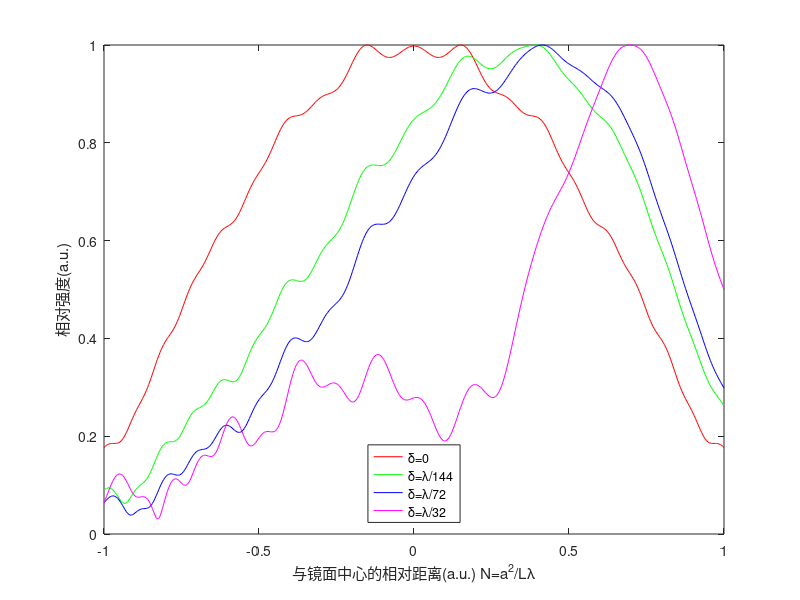
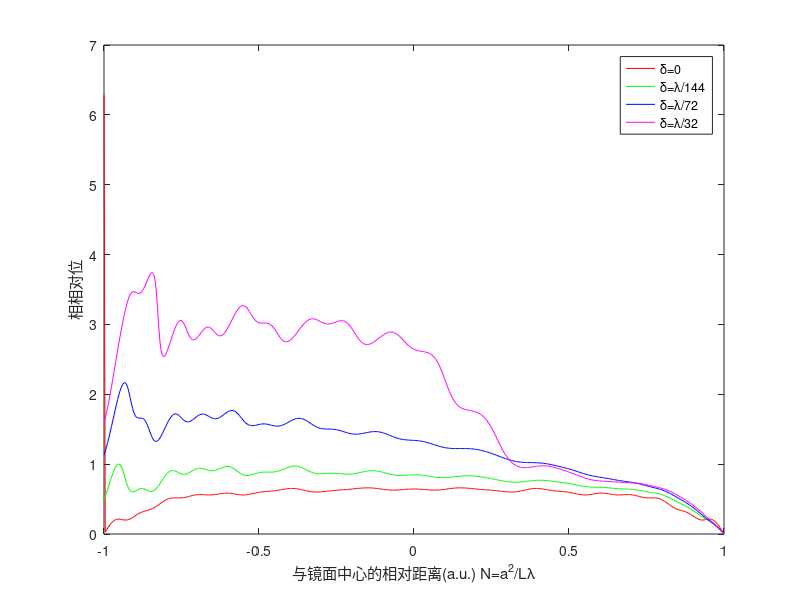

Here is the MATLAB script that generated these plots, in order:
clc;clear;close all;
%————初始化—————————————
lm=632.8e-9;    %波长
L=100*lm;         %腔长
a=25*lm;             %腔镜线宽
fprintf("菲涅尔数为%.2f\n",a^2/L/lm);
k=2*pi/lm;         %波失
N=500;
x1=linspace(-a,a,N);%取1000个点积分
Un_n_1=ones(1,N);
Un_n_2=Un_n_1;
%————c=0的结果——
fprintf("误差c=0\n");
c=0;
for m=1:200
    for n=1:N
         x=x1(n);
         y= exp(-1i*k*c/a*(x+x1)).*exp((-1i*k*(x-x1).^2)/(2*L)).*Un_n_1;
         Un_n_2(n)=sqrt(1i/(pi*L)*exp(-1i*k*L))*sum(y(1:N));
    end
    Un_n_1= Un_n_2;
    Un_n_1=Un_n_1/max(abs(Un_n_1));
end
Un_1=abs(Un_n_1)/max(abs(Un_n_1));
Yn_1=angle(Un_n_1)-angle(Un_n_1(N));
for n=1:N
    if Yn_1(n)<0
        Yn_1(n)=Yn_1(n)+2*pi;
    end
end
%————c=λ/144的结果——
fprintf("误差c=λ/144\n");
Un_n_1(1:N)=1;
c=lm/144;
for m=1:200
    for n=1:N
         x=x1(n);
         y= exp(-1i*k*c/a*(x+x1)).*exp((-1i*k*(x-x1).^2)/(2*L)).*Un_n_1;
         Un_n_2(n)=sqrt(1i/(pi*L)*exp(-1i*k*L))*sum(y(1:N));
    end
    Un_n_1= Un_n_2;
    Un_n_1=Un_n_1/max(abs(Un_n_1));
end
Un_2=abs(Un_n_1)/max(abs(Un_n_1));
Yn_2=angle(Un_n_1)-angle(Un_n_1(N));
for n=1:N
    if Yn_2(n)<0
        Yn_2(n)=Yn_2(n)+2*pi;
    end
end
%————λ/72的结果——
fprintf("误差c=λ/72\n");
Un_n_1(1:N)=1;
c=lm/72;
for m=1:200
    for n=1:N
         x=x1(n);
         y= exp(-1i*k*c/a*(x+x1)).*exp((-1i*k*(x-x1).^2)/(2*L)).*Un_n_1;
         Un_n_2(n)=sqrt(1i/(pi*L)*exp(-1i*k*L))*sum(y(1:N));
    end
    Un_n_1= Un_n_2;
    Un_n_1=Un_n_1/max(abs(Un_n_1));
end
Un_3=abs(Un_n_1)/max(abs(Un_n_1));
Yn_3=angle(Un_n_1)-angle(Un_n_1(N));
for n=1:N
    if Yn_3(n)<0
        Yn_3(n)=Yn_3(n)+2*pi;
    end
end
%————λ/32的结果——
fprintf("误差c=λ/32\n");
Un_n_1(1:N)=1;
c=lm/32;
for m=1:270
    for n=1:N
         x=x1(n);
         y= exp(-1i*k*c/a*(x+x1)).*exp((-1i*k*(x-x1).^2)/(2*L)).*Un_n_1;
         Un_n_2(n)=sqrt(1i/(pi*L)*exp(-1i*k*L))*sum(y(1:N));
    end
    Un_n_1= Un_n_2;
    Un_n_1=Un_n_1/max(abs(Un_n_1));
end
Un_4=abs(Un_n_1)/max(abs(Un_n_1));
Yn_4=angle(Un_n_1)-angle(Un_n_1(N));
for n=1:N
    if Yn_4(n)<0
        Yn_4(n)=Yn_4(n)+2*pi;
    end
end
%———归一化————
x2 = x1/max(x1);
%———画出振幅特性————
figure(1);
plot(x2,Un_1,'r') ;
hold on; 
plot(x2,Un_2,'g') ;
hold on; 
plot(x2,Un_3,'b') ;
hold on; 
plot(x2,Un_4,'m') ;
legend('δ=0','δ=λ/144','δ=λ/72','δ=λ/32','Location','south');
xlabel('与镜面中心的相对距离(a.u.) N=a^2/Lλ');ylabel('相对强度(a.u.)');
%———画出相位特性————
figure(2);
plot(x2,Yn_1,'r') ;
hold on;
plot(x2,Yn_2,'g');
hold on; 
plot(x2,Yn_3,'b') ;
hold on; 
plot(x2,Yn_4,'m') ;
legend('δ=0','δ=λ/144','δ=λ/72','δ=λ/32','Location','northeast');
xlabel('与镜面中心的相对距离(a.u.) N=a^2/Lλ');ylabel('相相对位');

